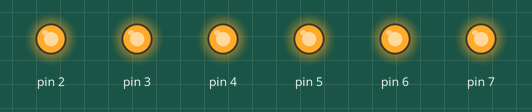
Simulated run of this sketch. Board: Arduino Uno, built with avr-gcc and run on an emulated ATmega328P. On the bench: output pins drawn as LEDs (lit = HIGH).

Above: at 3.0 s.
At 4.0 s:
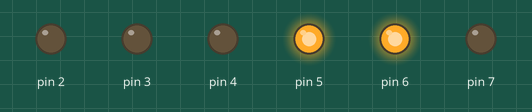
At 5.0 s:
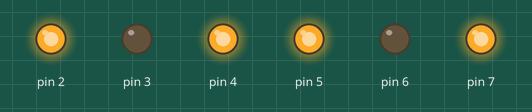
At 6.0 s:
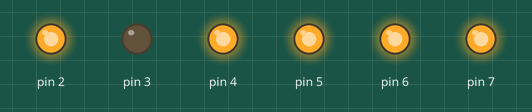
At 8.5 s:
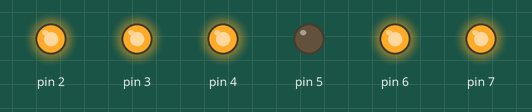
At 11.0 s:
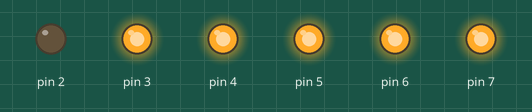
Timing chart, 0 to 16.3 s (numbered marks = the images above):
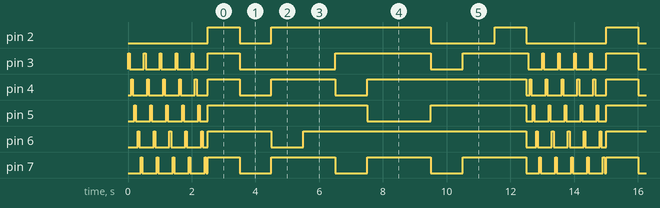

Measured:
- by itself, pin 2: repeats every 12.5 s: LOW 1.0 s, HIGH 5.0 s, LOW 2.0 s, HIGH 1.0 s, LOW 2.5 s, HIGH 1.0 s
- by itself, pin 3: repeats every 12.5 s: 4 × (LOW 0.45 s, HIGH 0.05 s), LOW 0.45 s, HIGH 1.0 s, LOW 3.0 s, HIGH 3.0 s, LOW 1.0 s, HIGH 2.1 s
- by itself, pin 5: repeats every 12.5 s: 4 × (LOW 0.45 s, HIGH 0.05 s), LOW 0.25 s, HIGH 5.0 s, LOW 2.0 s, HIGH 3.0 s, LOW 0.20 s, HIGH 0.05 s
- by itself, pin 6: repeats every 12.5 s: 4 × (LOW 0.45 s, HIGH 0.05 s), LOW 0.15 s, HIGH 2.0 s, LOW 1.0 s, HIGH 7.0 s, LOW 0.30 s, HIGH 0.05 s
- by itself, pin 7: repeats every 12.5 s: 4 × (LOW 0.45 s, HIGH 0.05 s), LOW 0.05 s, HIGH 1.0 s, 3 × (LOW 1.0 s, HIGH 2.0 s), LOW 0.40 s, HIGH 0.05 s
- by itself, pin 4: repeats every 12.5 s: 4 × (LOW 0.45 s, HIGH 0.05 s), LOW 0.35 s, HIGH 1.0 s, LOW 1.0 s, HIGH 2.0 s, LOW 1.0 s, HIGH 5.0 s, LOW 0.10 s, HIGH 0.05 s

The sketch:

seven_digit_display_loading_and_countdown.ino
```cpp
void setup() {
  for (int i = 2; i < 8; i++){
    pinMode(i, OUTPUT);
  }


}

void loop() {
  for (int i = 0; i < 5; i++){
    for (int j = 3; j < 8; j++){
        digitalWrite(j, HIGH);
        delay(50);
        digitalWrite(j, LOW);
        delay(50);
    }
  }
  for (int i = 0; i < 8; i++){
    digitalWrite(i, LOW);
  }
  for (int i = 0; i < 10; i++){
    if (i == 0){
      for (int j = 2; j < 8; j++){
        digitalWrite(j, HIGH);
      }
    }
    else if (i == 1){
      digitalWrite(5, HIGH);
      digitalWrite(6, HIGH);
    }
    else if (i == 2){
      digitalWrite(4, HIGH);
      digitalWrite(5, HIGH);
      digitalWrite(2, HIGH);
      digitalWrite(7, HIGH);
    }
    else if (i == 3){
      digitalWrite(4, HIGH);
      digitalWrite(5, HIGH);
      digitalWrite(2, HIGH);
      digitalWrite(6, HIGH);
      digitalWrite(7, HIGH);
    }
    else if (i == 4){
      digitalWrite(3, HIGH);
      digitalWrite(5, HIGH);
      digitalWrite(2, HIGH);
      digitalWrite(6, HIGH);
    }
    else if (i == 5){
      digitalWrite(4, HIGH);
      digitalWrite(3, HIGH);
      digitalWrite(2, HIGH);
      digitalWrite(6, HIGH);
      digitalWrite(7, HIGH);
    }
    else if (i == 6){
      digitalWrite(4, HIGH);
      digitalWrite(3, HIGH);
      digitalWrite(2, HIGH);
      digitalWrite(6, HIGH);
      digitalWrite(7, HIGH);
    }
    else if (i == 7){
      digitalWrite(4, HIGH);
      digitalWrite(5, HIGH);
      digitalWrite(6, HIGH);
    }
    else if (i == 8){
      for (int j = 3; j < 8; j++){
        digitalWrite(j, HIGH);
      }
    }
    else if (i == 9){
      for (int j = 2; j < 8; j++){
        digitalWrite(j, HIGH);
      }
    }
    delay(1000);
    for (int j = 2; j < 8; j++){
     digitalWrite(j, LOW);
     }
  }
}
```
